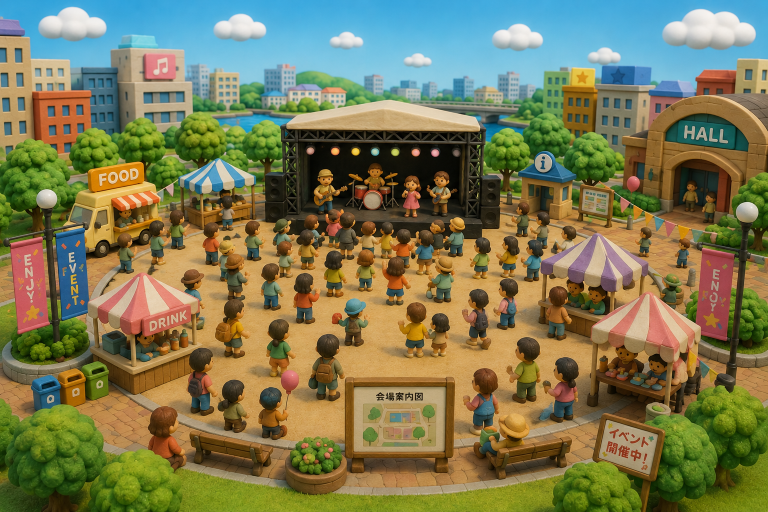
#> input picture assets-source/event/ev1.png, 1536 x 1024 px, given in place of ev6.png, which was not available (shown at 1/2 size)
$ python build.py
#> lines starting #> are read from the running program, lines starting #| are printed output that depends on the picture; pictures that were not available may be replaced by others from this repository, and a replacement may not be noted
# Build イベント編 assets.
# Scenes (ev1/ev3/ev6/ev7) are used WHOLE — aspect ratio untouched.
# Only the sheet tiles (ev2/ev4/ev8/ev9) are cut, tile by tile, with a
# flood-fill key so no label text or neighbouring tile is carried over.
from PIL import Image, ImageDraw
from collections import deque
import os

SRC = os.path.dirname(os.path.abspath(__file__))
OUT = os.path.join(SRC, "..", "..", "public", "assets", "event")
os.makedirs(OUT, exist_ok=True)
S = lambda n: Image.open(os.path.join(SRC, f"ev{n}.png"))
#> in jpg, im is the input picture: PIL image 1536x1024 RGB; mean R, G, B 122.9, 121.2, 83.5
#| venue_empty.jpg (1100, 733) 241KB
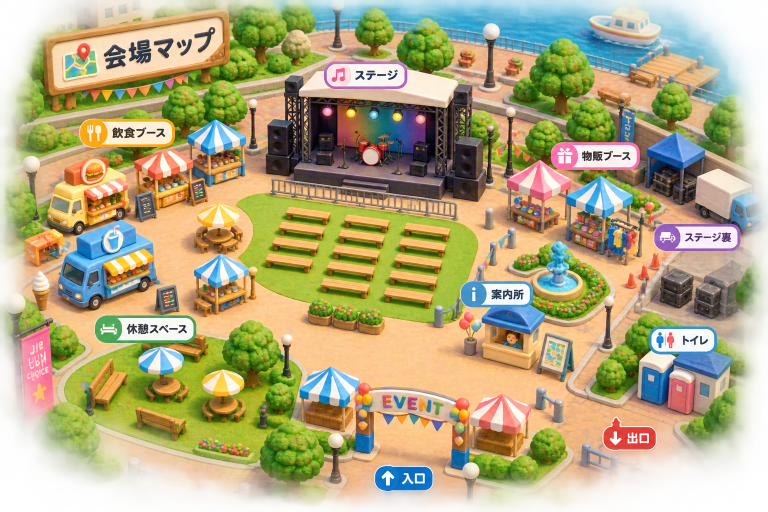
#> input picture assets-source/event/ev3.png, 1536 x 1024 px (shown at 1/2 size)
#| venue_map.jpg (1100, 733) 240KB
#| venue_busy.jpg (1100, 733) 241KB
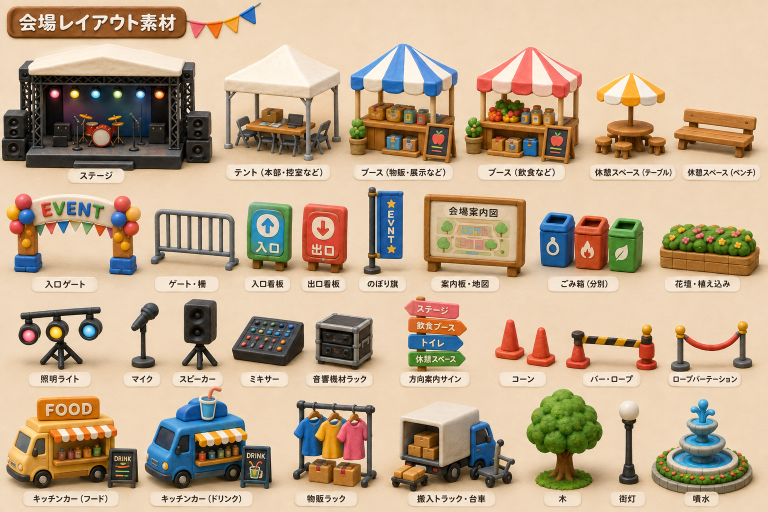
#> input picture assets-source/event/ev2.png, 1536 x 1024 px, given in place of ev7.png, which was not available (shown at 1/2 size)
#> in jpg, im is the input picture: PIL image 1536x1024 RGB; mean R, G, B 191.8, 169, 142
#| venue_success.jpg (1100, 733) 207KB
#> the loop `for name, box in PARTS2.items():` made 23 passes
#> (bg in keyout, bbox in keyout) on passes 1 to 12: ((230, 203, 171), (0, 0, 390, 235)), ((237, 212, 183), (0, 0, 210, 230)), ((237, 211, 181), (0, 0, 220, 240)), ((236, 210, 180), (0, 4, 210, 240)), ((237, 212, 184), (0, 6, 160, 183)), ((237, 211, 180), (0, 7, 140, 108)), ((227, 202, 171), (0, 2, 195, 160)), ((195, 176, 151), (0, 0, 165, 110)), ((231, 205, 174), (4, 4, 100, 145)), ((230, 203, 172), (0, 7, 100, 145)), ((229, 202, 170), (2, 0, 75, 170)), ((201, 171, 137), (0, 0, 195, 160))
#> pass 1, in keyout, `im = im.convert("RGBA")`:
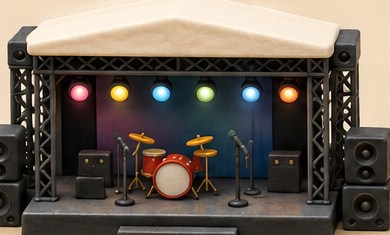
#> im: PIL image 390x235 RGBA; mean R, G, B, A 104.5, 94.8, 85.1, 255
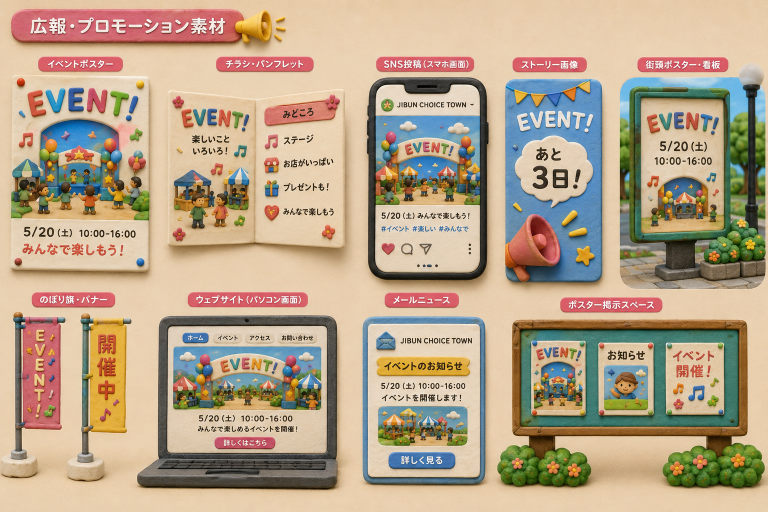
#> input picture assets-source/event/ev4.png, 1536 x 1024 px (shown at 1/2 size)


def keyout(im, thresh=26):
    im = im.convert("RGBA")
    w, h = im.size
    px = im.load()
    corners = [px[1, 1], px[w - 2, 1], px[1, h - 2], px[w - 2, h - 2]]
    bg = tuple(sum(c[i] for c in corners) // 4 for i in range(3))
    seen = bytearray(w * h)
    q = deque()
    for x in range(w):
        q.append((x, 0)); q.append((x, h - 1))
    for y in range(h):
        q.append((0, y)); q.append((w - 1, y))
    while q:
        x, y = q.popleft()
        if x < 0 or y < 0 or x >= w or y >= h or seen[y * w + x]:
            continue
        seen[y * w + x] = 1
        r, g, b, a = px[x, y]
        if abs(r - bg[0]) + abs(g - bg[1]) + abs(b - bg[2]) > thresh * 3:
            continue
        px[x, y] = (r, g, b, 0)
        q.extend([(x + 1, y), (x - 1, y), (x, y + 1), (x, y - 1)])
    bbox = im.split()[3].getbbox()
    return im.crop(bbox) if bbox else im


def jpg(im, name, maxw, q=88):
    im = im.convert("RGB")
    if im.width > maxw:
        im = im.resize((maxw, round(im.height * maxw / im.width)), Image.LANCZOS)
    p = os.path.join(OUT, name + ".jpg")
    im.save(p, quality=q, optimize=True)
    print(f"{name}.jpg {im.size} {round(os.path.getsize(p)/1024)}KB")


def png(im, name, maxw=220):
    if im.width > maxw:
        im = im.resize((maxw, round(im.height * maxw / im.width)), Image.LANCZOS)
    p = os.path.join(OUT, name + ".png")
    im.save(p, optimize=True)
    return im


# ---------- whole scenes ----------
jpg(S(6), "venue_empty", 1100)      # 設営前のからっぽの会場（ゲーム盤）
jpg(S(3), "venue_map", 1100)        # 完成した会場マップ
jpg(S(1), "venue_busy", 1100)       # 開催中の会場
jpg(S(7), "venue_success", 1100)    # 成功後の会場

# ---------- ev2: layout parts ----------
PARTS2 = {
    "p_stage":    (30, 95, 420, 330),
    "p_tent":     (455, 100, 665, 330),
    "p_booth_goods": (700, 90, 920, 330),
    "p_booth_food":  (950, 90, 1160, 330),
    "p_rest_table":  (1190, 140, 1350, 330),
    "p_rest_bench":  (1370, 210, 1510, 320),
    "p_gate":     (20, 385, 215, 545),
    "p_fence":    (300, 425, 465, 535),
    "p_sign_in":  (485, 400, 585, 545),
    "p_sign_out": (600, 400, 700, 545),
    "p_flag":     (725, 375, 800, 545),
    "p_infomap":  (840, 385, 1035, 545),
    "p_bins":     (1070, 420, 1265, 545),
    "p_flower":   (1320, 435, 1510, 545),
    "p_light":    (30, 615, 205, 730),
    "p_mic":      (245, 600, 320, 730),
    "p_speaker":  (355, 615, 445, 730),
    "p_mixer":    (465, 645, 610, 730),
    "p_rack":     (630, 630, 760, 730),
    "p_signpost": (790, 600, 950, 735),
    "p_cone":     (990, 640, 1105, 730),
    "p_bar":      (1130, 650, 1290, 730),
    "p_rope":     (1330, 640, 1500, 730),
}
b2 = S(2)
for name, box in PARTS2.items():
    png(keyout(b2.crop(box)), name, 200)
print(f"ev2 parts: {len(PARTS2)}")

# ---------- ev4: promotion media ----------
PARTS4 = {
    "m_poster":  (30, 150, 300, 545),
    "m_flyer":   (315, 165, 660, 530),
    "m_sns":     (735, 135, 965, 545),
    "m_story":   (985, 150, 1200, 545),
    "m_street":  (1230, 140, 1510, 555),
    "m_banner":  (30, 625, 205, 960),
    "m_web":     (270, 620, 680, 975),
    "m_mail":    (735, 620, 965, 950),
    "m_board":   (1020, 630, 1510, 960),
}
b4 = S(4)
#> b4 is the input picture: PIL image 1536x1024 RGB; mean R, G, B 183.3, 163.7, 138.1
for name, box in PARTS4.items():
    png(keyout(b4.crop(box)), name, 240)
#> this loop made 9 passes
#> (bg in keyout, bbox in keyout) on passes 1 to 9: ((206, 179, 145), (0, 0, 270, 395)), ((229, 204, 169), (21, 15, 345, 362)), ((176, 158, 132), (0, 0, 230, 410)), ((194, 186, 170), (3, 0, 215, 395)), ((188, 170, 147), (0, 0, 280, 415)), ((208, 173, 130), (0, 0, 175, 335)), ((221, 194, 160), (4, 9, 410, 355)), ((172, 166, 155), (0, 0, 230, 330)), ((141, 142, 92), (0, 0, 490, 330))
#> pass 1, in keyout (call 24), `im = im.convert("RGBA")`:
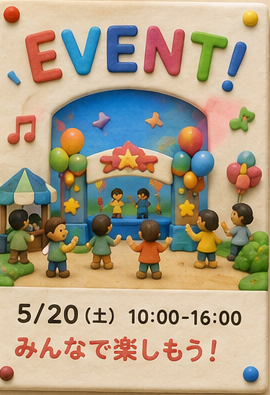
#> im: PIL image 270x395 RGBA; mean R, G, B, A 173.7, 159.3, 134.8, 255
print(f"ev4 media: {len(PARTS4)}")

# ---------- ev8: performers ----------
PARTS8 = {
    "a_singer":   (990, 130, 1090, 285),
    "a_musician": (1120, 130, 1250, 285),
    "a_dancer":   (1310, 130, 1430, 285),
    "a_magician": (990, 305, 1090, 465),
    "a_mc":       (1130, 305, 1250, 465),
    "a_mascot":   (1300, 305, 1430, 465),
}
b8 = S(8)
for name, box in PARTS8.items():
    png(keyout(b8.crop(box)), name, 170)
#> this loop made 6 passes
#> (bg in keyout, bbox in keyout) on passes 1 to 6: ((213, 137, 99), (0, 0, 100, 155)), ((211, 128, 100), (0, 0, 130, 155)), ((218, 173, 126), (0, 0, 120, 155)), ((142, 117, 82), (0, 0, 100, 160)), ((121, 117, 77), (0, 0, 120, 160)), ((158, 142, 93), (0, 0, 130, 160))
#> pass 1, in keyout (call 33), `im = im.convert("RGBA")`:
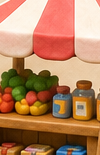
#> im: PIL image 100x155 RGBA; mean R, G, B, A 180.6, 129.4, 94.3, 255
#> pass 2, in png (call 34), `im.save(p, optimize=True)`:
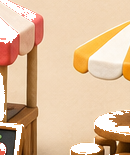
#> saved as a_musician.png: PIL image 130x155 RGBA; mean R, G, B, A 219.6, 180.4, 144.5, 234.2; transparent parts drawn white
print(f"ev8 performers: {len(PARTS8)}")

# ---------- ev9: sound gear ----------
PARTS9 = {
    "s_mixer":    (25, 145, 425, 395),
    "s_mic":      (465, 145, 610, 385),
    "s_micstand": (650, 85, 800, 385),
    "s_speaker":  (840, 130, 990, 385),
    "s_monitor":  (1030, 190, 1250, 385),
    "s_cable":    (1290, 250, 1470, 385),
    "s_meter":    (285, 500, 420, 660),
    "s_lights":   (30, 790, 260, 950),
}
#> (the run stopped early here; a loop or call above may not have finished)
